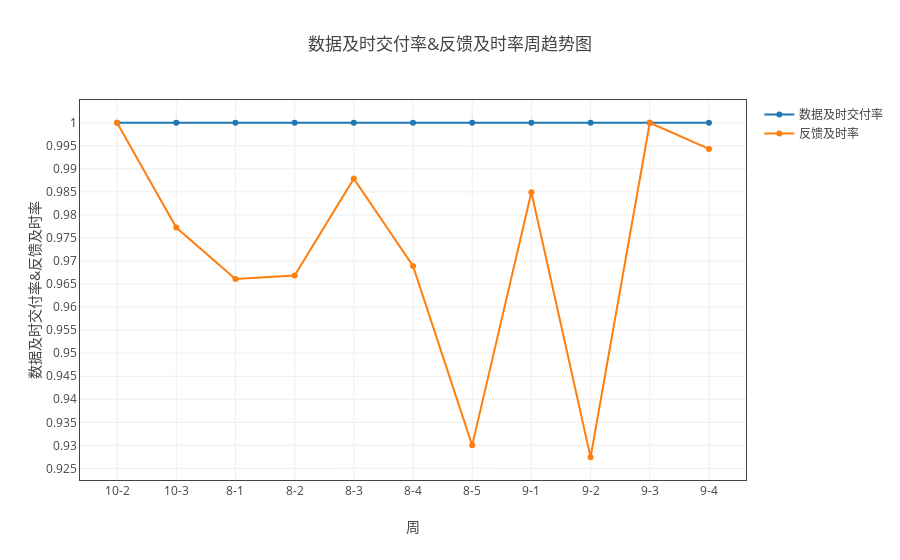
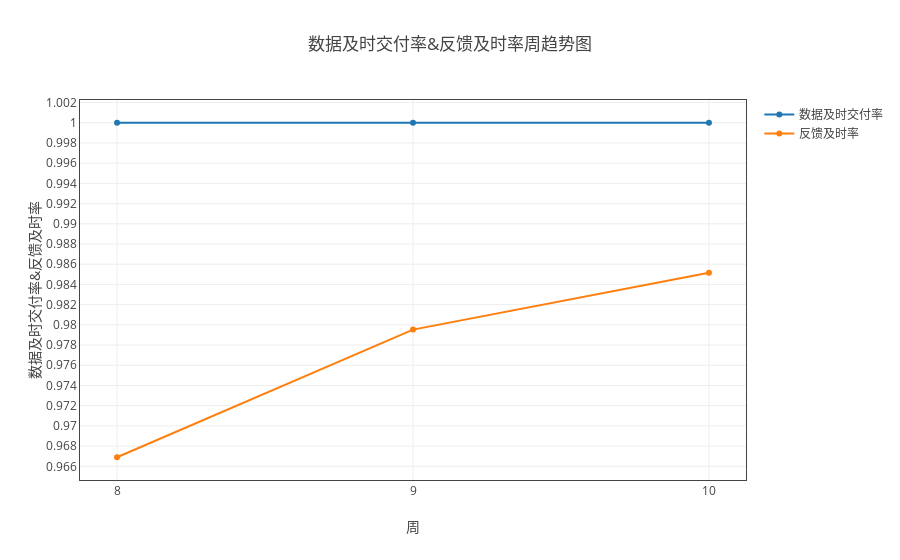

Notebook cell for these charts, in order:
### Markdown cell above
#### 反馈及时率和数据交付及时率

### Code cell
ss = myModule.format(all_df1 ,"日期（格式“月-周次”）" ,['及时反馈数','下机批次数','数据及时交付数','数据交付总数'])
tt = ss.get_total_ratio([['反馈及时率' ,'及时反馈数' , '下机批次数','/'], 
                    ['数据及时交付率','数据及时交付数','数据交付总数','/']])
myModule.myPlot(tt).plot('line')

ss = myModule.format(all_df1 ,"month" ,['及时反馈数','下机批次数','数据及时交付数','数据交付总数'])
tt = ss.get_total_ratio([['反馈及时率' ,'及时反馈数' , '下机批次数','/'], 
                    ['数据及时交付率','数据及时交付数','数据交付总数','/']])
myModule.myPlot(tt).plot('line')

### Figure 1 — Plotly figure (JSON) as saved in the notebook; plotly's stock layout.template omitted (floating-point values rounded to 4 significant figures)
{"data": [{"name": "数据及时交付率", "type": "scatter", "uid": "c5fda1de-d5cc-11e8-8ddb-a41f72875c19", "x": ["10-2", "10-3", "8-1", "8-2", "8-3", "8-4", "8-5", "9-1", "9-2", "9-3", "9-4"], "y": [1, 1, 1, 1, 1, 1, 1, 1, 1, 1, 1]}, {"name": "反馈及时率", "type": "scatter", "uid": "c5fda1df-d5cc-11e8-8ddb-a41f72875c19", "x": ["10-2", "10-3", "8-1", "8-2", "8-3", "8-4", "8-5", "9-1", "9-2", "9-3", "9-4"], "y": [1, 0.9773, 0.9661, 0.9669, 0.9879, 0.9689, 0.93, 0.9849, 0.9274, 1, 0.9943]}], "layout": {"title": "数据及时交付率&反馈及时率周趋势图", "xaxis": {"mirror": "all", "nticks": 20, "showgrid": true, "showline": true, "title": "周", "type": "category", "zeroline": true}, "yaxis": {"mirror": "all", "nticks": 20, "showgrid": true, "showline": true, "title": "数据及时交付率&反馈及时率", "zeroline": true}}}

### Figure 2 — Plotly figure (JSON) as saved in the notebook; plotly's stock layout.template omitted (floating-point values rounded to 4 significant figures)
{"data": [{"name": "数据及时交付率", "type": "scatter", "uid": "c5fda1e0-d5cc-11e8-8ddb-a41f72875c19", "x": [8, 9, 10], "y": [1, 1, 1]}, {"name": "反馈及时率", "type": "scatter", "uid": "c5fda1e1-d5cc-11e8-8ddb-a41f72875c19", "x": [8, 9, 10], "y": [0.9669, 0.9795, 0.9851]}], "layout": {"title": "数据及时交付率&反馈及时率周趋势图", "xaxis": {"mirror": "all", "nticks": 20, "showgrid": true, "showline": true, "title": "周", "type": "category", "zeroline": true}, "yaxis": {"mirror": "all", "nticks": 20, "showgrid": true, "showline": true, "title": "数据及时交付率&反馈及时率", "zeroline": true}}}
